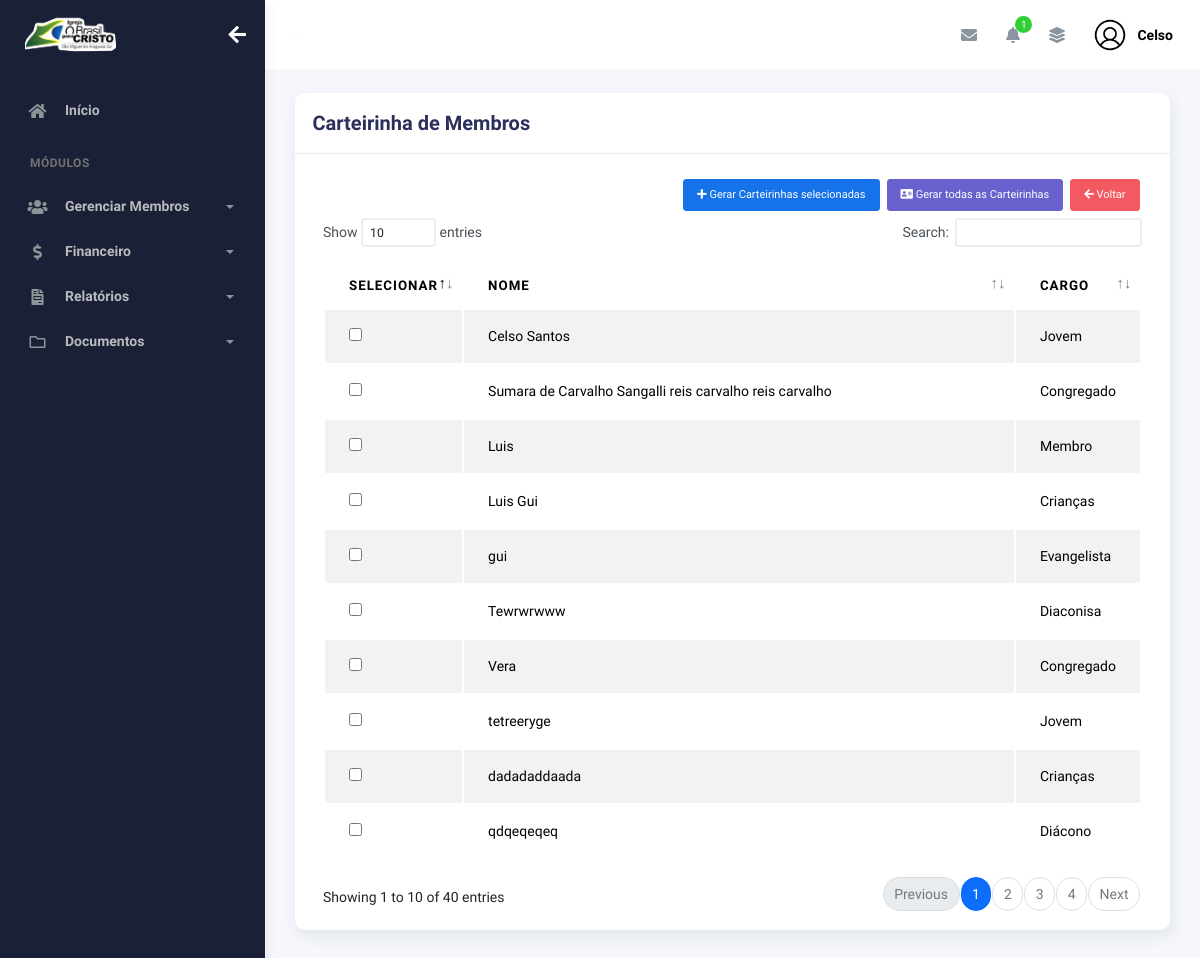
/index/selecionar_carteirinhas/ (signed in), run on the app's committed database.
### plataformaigreja/models.py (models this page shows, shortened)
class Membros(models.Model):
    choices_sexo = (('F', 'Feminino'),
                    ('M', 'Masculino'))
    choices_cargo = (('A', 'Auxiliar'),
                     ('C', 'Congregado'),
                     ('Cr', 'Crianças'),
                     ('Da', 'Diaconisa'),
                     ('D', 'Diácono'),
                     ('E', 'Evangelista'),
                     ('J', 'Jovem'),
                     ('Mb', 'Membro'),
                     ('Mi', 'Missionário(a)'),
                     ('Pr', 'Pastor'),
                     ('P', 'Presbítero'))
    nome = models.CharField(max_length=50)
    sexo = models.CharField(max_length=1, choices=choices_sexo)
    cpf = models.CharField(max_length=20, blank=True, null=True)
    email = models.EmailField(blank=True, null=True)
    telefone = models.CharField(max_length=19, blank=True, null=True)
    endereco = models.CharField(max_length=100, blank=True, null=True)
    foto = models.ImageField(upload_to="img_membros", null=True, blank=True)
    data_nascimento = models.DateField(null=True, blank=True)
    data_batismo = models.DateField(null=True, blank=True)
    cargo = models.CharField(max_length=2, choices=choices_cargo)
    pastor = models.ForeignKey(
        User,
        on_delete=models.CASCADE
    )
    nome_igreja = models.ForeignKey('igreja.Igreja', on_delete=models.CASCADE, null=True, blank=True)
    ativo = models.BooleanField(default=True)

### plataformaigreja/views.py (the view)
# urls.py: path('selecionar_carteirinhas/', views.selecionar_carteirinhas, name='selecionar_carteirinhas'),
@login_required(login_url='/usuarios/login')
def selecionar_carteirinhas(request):
    membros = Membros.objects.filter(pastor=request.user, ativo=True)  # Filtra pelo usuário logado
    return render(request, 'selecionar_carteirinhas.html', {'membros': membros})

### igreja/context_processors.py (called while the page is built)
def logo_igreja(request):
    if request.user.is_authenticated:
        igreja = Igreja.objects.filter(pastor=request.user).first()
        return {"logo_igreja": igreja.logo.url if igreja and igreja.logo else None}
    return {"logo_igreja": None}

### plataformaigreja/context_processors.py (called while the page is built)
def total_membros_context(request):
    if request.user.is_authenticated:
        total_membros = Membros.objects.filter(pastor=request.user, ativo=True).count()
    else:
        total_membros = 0
    return {
        'total_membros': total_membros
    }

def total_membros_transferidos(request):
    if request.user.is_authenticated:
        total_membros_transf = Membros.objects.filter(pastor=request.user, ativo=False).count()
    else:
        total_membros_transf = 0
    return {
        'total_membros_transf': total_membros_transf
    }

### plataformaigreja/templates/selecionar_carteirinhas.html (shortened to what this page needs)
{% extends "bases/base_plataformaigreja.html" %}
{% load static %}
{% block 'conteudo' %}
      <div class="col-md-12">
        <div class="card">
          <div class="card-header">
            <div class="d-flex align-items-center">
              <h4 class="card-title">Carteirinha de Membros</h4>
            </div>
          </div>
          <div class="card-body">
            <div class="table-responsive">
              <form method="POST" action="{% url 'imprimir_carteirinhas' %}">{% csrf_token %}
                <div class="d-flex align-items-center btn-sm">
                <button class="btn btn-primary ms-auto btn-sm" data-bs-toggle="modal" data-bs-target="#addRowModal">
                  <i class="fa fa-plus"></i> Gerar Carteirinhas selecionadas
                </button>
                <a href="{% url 'exportar_todas_carteirinhas' %}" class="btn btn-secondary ms-2 btn-sm">
                  <i class="fas fa-address-card"></i> Gerar todas as Carteirinhas
                </a>
                <a href="{% url 'controle_membros' %}" class="btn btn-danger ms-2 btn-sm"><i class="fas fa-arrow-left"></i> Voltar</a>
                </div>
                <table id="add-row" class="display table table-striped table-hover">
                        <thead>
                            <tr>
                                <th>Selecionar</th>
                                <th>Nome</th>
                                <th>Cargo</th>
                            </tr>
                        </thead>
                        <tbody>
                            {% for membro in membros %}
                            <tr>
                                <td style="width: 10%"><input type="checkbox" name="membros_selecionados" value="{{ membro.id }}"></td>
                                <td>{{ membro.nome }}</td>
                                <td style="width: 15%">{{ membro.get_cargo_display }}</td>
                            </tr>
                            {% empty %}
                            <tr>
                                <td colspan="3" class="text-center">Nenhum membro cadastrado!</td>
                            </tr>
                            {% endfor %}
                        </tbody>
                      </table>
                    </form>
                    </div>
                  </div>
                </div>
              </div>
            </div>
          </div>
        </div>
{% endblock %}

### templates/bases/base.html (shortened to what this page needs)
{% load static %}
<!DOCTYPE html>
<html lang="pt-BR">
  <head>
    <link href="{% static 'geral/assets/css/bootstrap.min.css' %}" rel="stylesheet">
    <link href="{% static 'geral/assets/css/plugins.min.css' %}" rel="stylesheet">
    <link href="{% static 'geral/assets/css/kaiadmin.min.css' %}" rel="stylesheet">
    <link href="{% static 'geral/assets/css/demo.css' %}" rel="stylesheet">
  </head>
  <body>
    <div class="wrapper">
      {% if user.is_authenticated %}
        <div class="sidebar" data-background-color="dark">
          <div class="sidebar-logo">
            <div class="logo-header" data-background-color="dark">
              <a href="{% url 'dashboard_igreja' %}" class="logo">
              {% if logo_igreja %}
                  <img src="{{ logo_igreja }}" alt="Logo da Igreja" class="navbar-brand" height="50"/>
              {% else %}
                  <p>Nenhuma logo cadastrada.</p>
              {% endif %}
              </a>
              <div class="nav-toggle">
                <button class="btn btn-toggle toggle-sidebar">
                  <i class="fas fa-arrow-left"></i>
                </button>
              </div>
            </div>
          </div>
          <div class="sidebar-wrapper scrollbar scrollbar-inner">
            <div class="sidebar-content">
              <ul class="nav nav-secondary">
                <li class="nav-item">
                  <a
                    href="{% url 'dashboard_igreja' %}"
                    aria-expanded="false"
                  >
                    <i class="fas fa-home"></i>
                    <p>Início</p>
                  </a>
                </li>
                <li class="nav-section">
                  <h4 class="text-section">Módulos</h4>
                </li>
                <li class="nav-item">
                  <a data-bs-toggle="collapse" href="#base">
                    <i class="fas fa-users"></i>
                    <p>Gerenciar Membros</p>
                    <span class="caret"></span>
                  </a>
                </li>
                <li class="nav-item">
                  <a data-bs-toggle="collapse" href="#sidebarLayouts">
                    <i class="fas fa-dollar-sign"></i>
                    <p>Financeiro</p>
                    <span class="caret"></span>
                  </a>
                </li>
                <li class="nav-item">
                  <a data-bs-toggle="collapse" href="#sidebarRelatorios">
                    <i class="fas fa-file-invoice"></i>
                    <p>Relatórios</p>
                    <span class="caret"></span>
                  </a>
                </li>
                <li class="nav-item">
                  <a data-bs-toggle="collapse" href="#sidebarDocumentos">
                    <i class="far fa-folder"></i>
                    <p>Documentos</p>
                    <span class="caret"></span>
                  </a>
                </li>
              </ul>
            </div>
          </div>
        </div>
        <div class="main-panel">
          <div class="main-header">
            <nav
              class="navbar navbar-header navbar-header-transparent navbar-expand-lg border-bottom"
            >
              <div class="container-fluid">
                <nav
                  class="navbar navbar-header-left navbar-expand-lg navbar-form nav-search p-0 d-none d-lg-flex"
                >
                  <div class="input-group">
                </nav>
                <ul class="navbar-nav topbar-nav ms-md-auto align-items-center">
                  <li class="nav-item topbar-icon dropdown hidden-caret">
                    <a
                      class="nav-link dropdown-toggle"
                      href="#"
                      id="messageDropdown"
                      role="button"
                      data-bs-toggle="dropdown"
                      aria-haspopup="true"
                      aria-expanded="false"
                    >
                      <i class="fa fa-envelope"></i>
                    </a>
                  </li>
                  <li class="nav-item topbar-icon dropdown hidden-caret">
                    <a
                      class="nav-link dropdown-toggle"
                      href="#"
                      id="notifDropdown"
                      role="button"
                      data-bs-toggle="dropdown"
                      aria-haspopup="true"
                      aria-expanded="false"
                    >
                      <i class="fa fa-bell"></i>
                      <span class="notification">1</span>
                    </a>
                  </li>
                  <li class="nav-item topbar-icon dropdown hidden-caret">
                    <a
                      class="nav-link"
                      data-bs-toggle="dropdown"
                      href="#"
                      aria-expanded="false"
                    >
                      <i class="fas fa-layer-group"></i>
                    </a>
                  </li>
                  <li class="nav-item topbar-user dropdown hidden-caret">
                    <a
                      class="dropdown-toggle profile-pic"
                      data-bs-toggle="dropdown"
                      href="#"
                      aria-expanded="false"
                    >
                      <div class="avatar-sm">
                        <img
                          src="{% static 'geral/assets/img/profile.png'%}"
                          alt="..."
                          class="avatar-img rounded-circle"
                        />
                      </div>
                      <span class="profile-username">
                        <span class="fw-bold">{{ user.first_name }}</span>
                      </span>
                    </a>
                  </li>
                </ul>
              </div>
            </nav>
          </div>
          <div class="container">
            <div class="page-inner">
            {% block 'conteudo' %}
            {% endblock %}
            </div>
    {% endif %}
  </body>
</html>

### data on the page
Membros: nome "Celso Santos", cargo "Jovem"
Membros: nome "Sumara de Carvalho Sangalli reis carvalho reis carvalho", cargo "Congregado"
Membros: nome "Luis", cargo "Membro"
Membros: nome "Luis Gui", cargo "Crianças"
Membros: nome "gui", cargo "Evangelista"
Membros: nome "Tewrwrwww", cargo "Diaconisa"
Membros: nome "Vera", cargo "Congregado"
Membros: nome "tetreeryge", cargo "Jovem"
Membros: nome "dadadaddaada", cargo "Crianças"
Membros: nome "qdqeqeqeq", cargo "Diácono"

### other printed values
{{ user.first_name }} "Celso"
